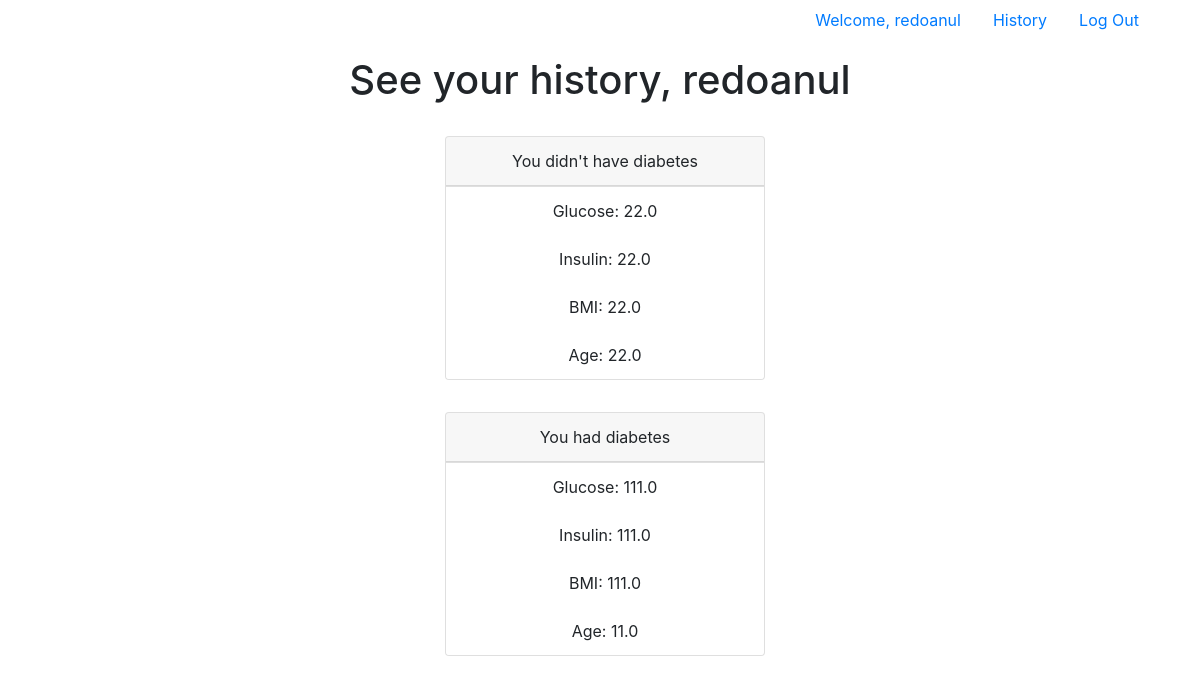
Screenshot of /history (signed in) with the database file from the repository.
### predict/models.py (models this page shows, shortened)
class Predict(models.Model):
    user = models.ForeignKey(User, on_delete=models.CASCADE)
    glucose = models.FloatField()
    insulin = models.FloatField()
    bmi = models.FloatField()
    age = models.FloatField()
    result = models.CharField(max_length=10, null=True, blank=True)

### predict/views.py (the view)
# urls.py: path('history', history, name='history'),
def history(request):
    h = Predict.objects.filter(user=request.user)
    return render(request, 'predict/history.html', {'h': h})

### templates/predict/history.html (shortened to what this page needs)
<!DOCTYPE html>
<html lang="en">
<head>
<link rel="stylesheet" href="https://stackpath.bootstrapcdn.com/bootstrap/4.5.0/css/bootstrap.min.css">
<link rel="stylesheet" href="https://maxcdn.bootstrapcdn.com/font-awesome/4.7.0/css/font-awesome.min.css">
</head>
<body>
{% include 'nav.html' %}
<div class="container text-center mt-3">
    <h1>See your history, {{user.username}}</h1>
    {% for history in h %}
    <div class="card" style="width: 20rem;margin-left:25rem;margin-top:2rem">
        {% if history.result %}
  <div class="card-header">
      You had diabetes
  </div>
        {% else %}
        <div class="card-header">
            You didn't have diabetes
        </div>
        {% endif %}
  <ul class="list-group list-group-flush">
    <li class="list-group-item">Glucose: {{history.glucose}}</li>
    <li class="list-group-item">Insulin: {{history.insulin}}</li>
    <li class="list-group-item">BMI: {{history.bmi}}</li>
      <li class="list-group-item">Age: {{history.age}}</li>
  </ul>
</div>
    {% endfor %}
</div>
</body>
</html>

### templates/nav.html (shortened to what this page needs)
<!doctype html>
<html lang="en">
  <head>
    <link rel="stylesheet" href="https://stackpath.bootstrapcdn.com/bootstrap/4.3.1/css/bootstrap.min.css">
  </head>
  <body>
    <div class="container">
        <ul class="nav justify-content-end">
            {% if user.is_authenticated %}
  <li class="nav-item">
    <a class="nav-link active" href="#">Welcome, {{user.username}}</a>
  </li>
  <li class="nav-item">
    <a class="nav-link" href="{% url 'history' %}">History</a>
  </li>
  <li class="nav-item">
    <a class="nav-link" href="{% url 'logout' %}">Log Out</a>
  </li>
             {% endif %}
</ul>
    </div>
  </body>
</html>

### rows the page displays
Predict: shows "You didn't have diabetes", glucose "22.0", insulin "22.0", bmi "22.0", age "22.0"
Predict: result "You had diabetes", glucose "111.0", insulin "111.0", bmi "111.0", age "11.0"

### other values shown
{{ user.username }} "redoanul"
